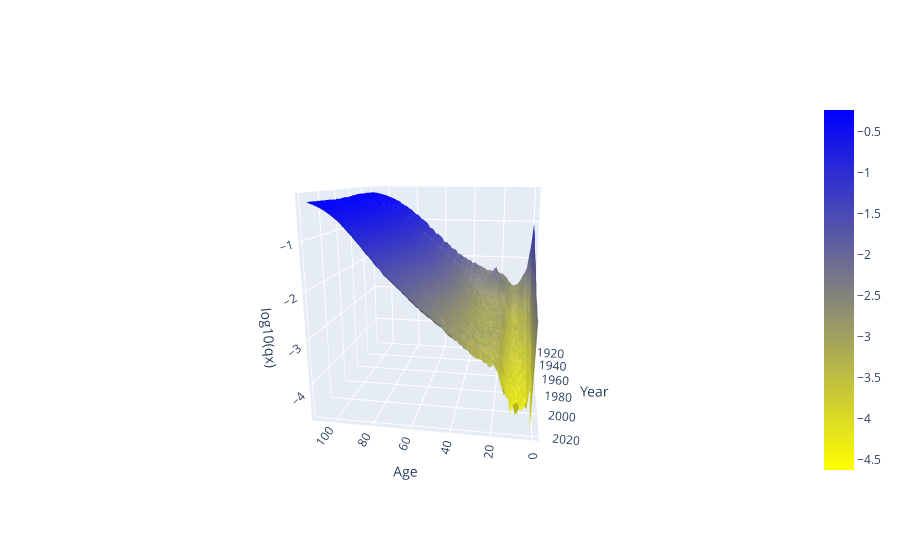

The cell this chart's notebook holds for it:
### Code cell
# Import necessary libraries
import plotly.offline as pyo
import plotly.graph_objs as go
import pandas as pd
from scipy.interpolate import griddata
import numpy as np

# Read in the data from the provided csv file
df = pd.read_csv('https://raw.githubusercontent.com/christopherpaine/MDD/main/Mortality_tables/HMD_UK_males_1x1.csv',header=0)

# Create numpy arrays for the x, y, and z values by extracting the relevant columns from the data frame
x, y, z = (np.array(df[df['Age']!='110+'][col], dtype=float) for col in ['Age', 'Year', 'qx'])

# Create 100 equally spaced x and y values to use for the surface plot
xi, yi = np.linspace(x.min(), x.max(), 100), np.linspace(y.min(), y.max(), 100)

# Generate a mesh grid from the xi and yi arrays
X, Y = np.meshgrid(xi, yi)

# Use the griddata function to interpolate the z values onto the mesh grid
Z = griddata((x,y),z,(X,Y), method='cubic')

# Create a Figure object
fig = go.Figure(data=[go.Surface(z=np.log10(Z), x=xi, y=yi,
                          colorscale=[[0, 'yellow'], [1, 'blue']])])

# Update the layout of the figure to include axis labels and aspect ratio
fig.update_layout(scene=dict(
        xaxis_title='Age',
        yaxis_title='Year',
        zaxis_title='log10(qx)',
        #aspectmode='manual',
        #aspectratio=dict(x=1, y=1, z=0.7)
        ))

# Show the figure
fig.show()

### Figure 1 — Plotly figure (JSON) as saved in the notebook; plotly's stock layout.template omitted (floating-point values rounded to 4 significant figures; data arrays with more than 128 entries replaced by an {"elided": "..."} marker saying what was removed)
{"data": [{"colorscale": [[0, "yellow"], [1, "blue"]], "type": "surface", "x": [0, 1.101, 2.202, 3.303, 4.404, 5.505, 6.606, 7.707, 8.808, 9.909, 11.01, 12.11, 13.21, 14.31, 15.41, 16.52, 17.62, 18.72, 19.82, 20.92, 22.02, 23.12, 24.22, 25.32, 26.42, 27.53, 28.63, 29.73, 30.83, 31.93, 33.03, 34.13, 35.23, 36.33, 37.43, 38.54, 39.64, 40.74, 41.84, 42.94, 44.04, 45.14, 46.24, 47.34, 48.44, 49.55, 50.65, 51.75, 52.85, 53.95, 55.05, 56.15, 57.25, 58.35, 59.45, 60.56, 61.66, 62.76, 63.86, 64.96, 66.06, 67.16, 68.26, 69.36, 70.46, 71.57, 72.67, 73.77, 74.87, 75.97, 77.07, 78.17, 79.27, 80.37, 81.47, 82.58, 83.68, 84.78, 85.88, 86.98, 88.08, 89.18, 90.28, 91.38, 92.48, 93.59, 94.69, 95.79, 96.89, 97.99, 99.09, 100.2, 101.3, 102.4, 103.5, 104.6, 105.7, 106.8, 107.9, 109], "y": [1922, 1923.0, 1924.0, 1925.0, 1926.0, 1927.0, 1928.0, 1929.0, 1930.0, 1931.0, 1932.0, 1933.0, 1934.0, 1935.0, 1936.0, 1937.0, 1938.0, 1939.0, 1940.0, 1941.0, 1942.0, 1943.0, 1944.0, 1945.0, 1946.0, 1947.0, 1948.0, 1949.0, 1950.0, 1951.0, 1952.0, 1953.0, 1954.0, 1955.0, 1956.0, 1957.0, 1958.0, 1959.0, 1960.0, 1961.0, 1962.0, 1963.0, 1964.0, 1965.0, 1966.0, 1967.0, 1968.0, 1969.0, 1970.0, 1971.0, 1971.0, 1972.0, 1973.0, 1974.0, 1975.0, 1976.0, 1977.0, 1978.0, 1979.0, 1980.0, 1981.0, 1982.0, 1983.0, 1984.0, 1985.0, 1986.0, 1987.0, 1988.0, 1989.0, 1990.0, 1991.0, 1992.0, 1993.0, 1994.0, 1995.0, 1996.0, 1997.0, 1998.0, 1999.0, 2000.0, 2001.0, 2002.0, 2003.0, 2004.0, 2005.0, 2006.0, 2007.0, 2008.0, 2009.0, 2010.0, 2011.0, 2012.0, 2013.0, 2014.0, 2015.0, 2016.0, 2017.0, 2018.0, 2019.0, 2020], "z": {"elided": "100x100 float values"}}], "layout": {"autosize": true, "scene": {"aspectmode": "auto", "aspectratio": {"x": 1, "y": 1, "z": 1}, "camera": {"center": {"x": 0, "y": 0, "z": 0}, "eye": {"x": -0.3695, "y": 2.234, "z": 0.5786}, "projection": {"type": "perspective"}, "up": {"x": 0, "y": 0, "z": 1}}, "xaxis": {"title": {"text": "Age"}, "type": "linear"}, "yaxis": {"title": {"text": "Year"}, "type": "linear"}, "zaxis": {"title": {"text": "log10(qx)"}, "type": "linear"}}}}
